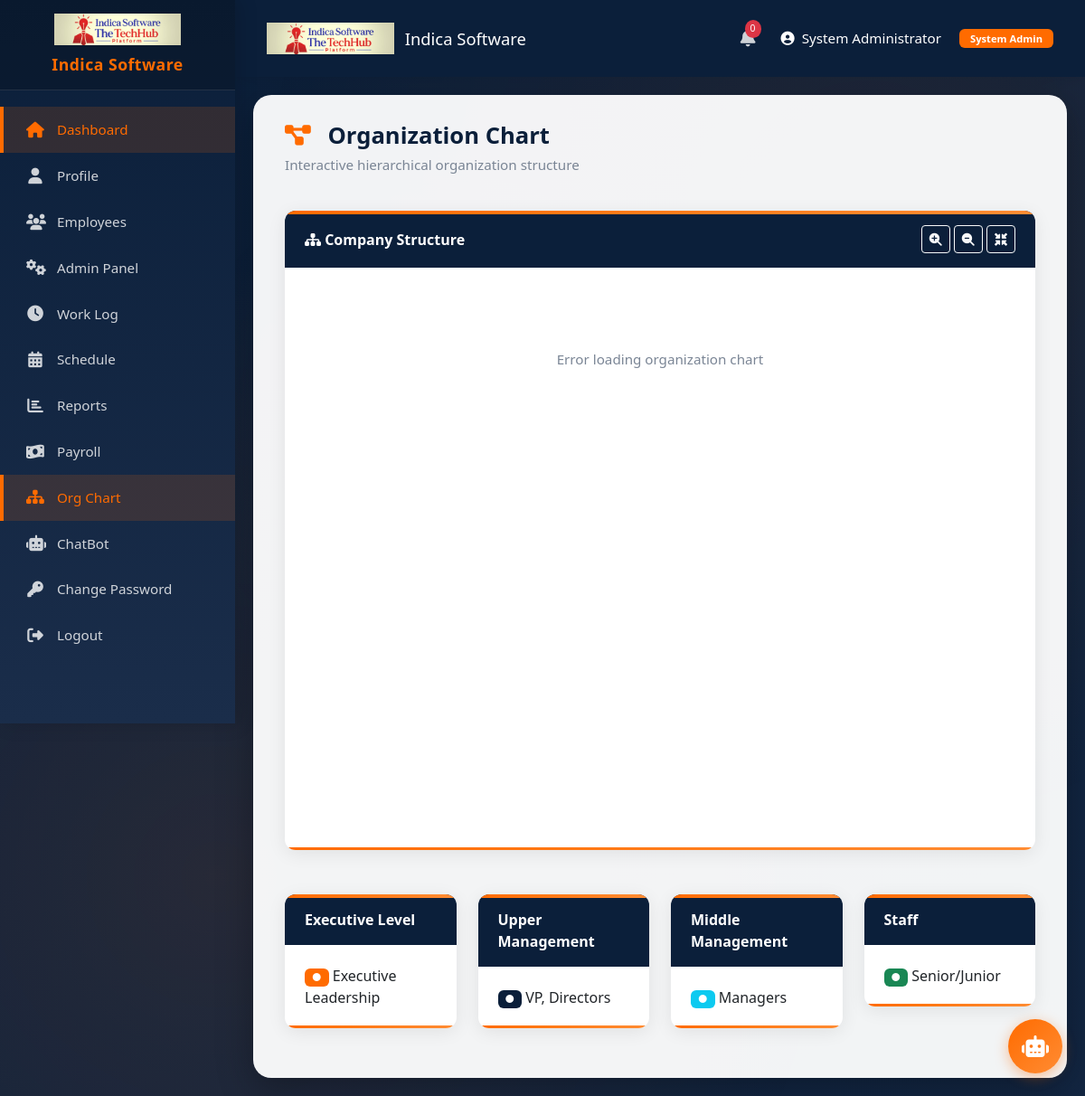
Page /api/dashboard/org-chart/ (signed in) on the committed database.
### apps/employees/models.py (models this page shows, shortened)
class OrganizationSettings(models.Model):
    organization_name = models.CharField(max_length=200, default="IT Org")
    organization_short_name = models.CharField(max_length=50, default="IT Org")
    logo = models.ImageField(upload_to='organization_logos/', blank=True, null=True)
    favicon = models.ImageField(upload_to='organization_logos/', blank=True, null=True)
    primary_color = models.CharField(max_length=7, default="#FF6B00")
    secondary_color = models.CharField(max_length=7, default="#0B1F3A")
    updated_at = models.DateTimeField(auto_now=True)
    class Meta:
        verbose_name = "Organization Settings"
        verbose_name_plural = "Organization Settings"
    @classmethod
    def get_settings(cls):
        settings, created = cls.objects.get_or_create(pk=1, defaults={
            'organization_name': 'IT Tech Organisation Management System',
            'organization_short_name': 'IT Org',
        })
        return settings

### apps/accounts/models.py (models this page shows, shortened)
class CustomUser(AbstractUser):
    USER_TYPE_CHOICES = [
        ('ADMIN', 'System Admin'),
        ('EXECUTIVE', 'Executive'),
        ('MANAGER', 'Manager'),
        ('HR', 'HR'),
        ('EMPLOYEE', 'Employee'),
    ]
    user_type = models.CharField(max_length=20, choices=USER_TYPE_CHOICES, default='EMPLOYEE')
    employee = models.OneToOneField('employees.Employee', on_delete=models.SET_NULL, null=True, blank=True, related_name='auth_user')
    phone = models.CharField(max_length=20, blank=True)
    avatar = models.ImageField(upload_to='avatars/', blank=True, null=True)
    created_at = models.DateTimeField(auto_now_add=True)
    updated_at = models.DateTimeField(auto_now=True)
    class Meta:
        verbose_name = _('user')
        verbose_name_plural = _('users')

### apps/dashboard/web_views.py (the view)
# urls.py: path('org-chart/', org_chart_view, name='org-chart'),
def org_chart_view(request):
    if not request.user.is_authenticated:
        return redirect('login')
    return render(request, 'dashboard/org_chart.html')

### apps/dashboard/context_processors.py (called while the page is built)
def organization_settings(request):
    settings = OrganizationSettings.get_settings()
    return {
        'org_settings': settings,
        'organization_name': settings.organization_name,
        'organization_short_name': settings.organization_short_name,
    }

### templates/dashboard/org_chart.html (shortened to what this page needs)
{% extends 'base.html' %}
{% block content %}
<div class="row mb-4">
    <div class="col-12">
        <h2><i class="fas fa-project-diagram"></i> Organization Chart</h2>
        <p class="text-muted">Interactive hierarchical organization structure</p>
    </div>
</div>
<div class="row mb-4">
    <div class="col-12">
        <div class="card">
            <div class="card-header d-flex justify-content-between align-items-center">
                <span><i class="fas fa-sitemap"></i> Company Structure</span>
                <div>
                    <button class="btn btn-sm btn-outline-light" onclick="zoomIn()">
                        <i class="fas fa-search-plus"></i>
                    </button>
                    <button class="btn btn-sm btn-outline-light" onclick="zoomOut()">
                        <i class="fas fa-search-minus"></i>
                    </button>
                    <button class="btn btn-sm btn-outline-light" onclick="resetZoom()">
                        <i class="fas fa-compress-arrows-alt"></i>
                    </button>
                </div>
            </div>
            <div class="card-body">
                <div id="org-chart" class="org-chart-container"></div>
            </div>
        </div>
    </div>
</div>
<div class="row">
    <div class="col-md-3">
        <div class="card">
            <div class="card-header">Executive Level</div>
            <div class="card-body">
                <span class="badge bg-primary" style="background-color: #FF6B00 !important;">●</span> Executive Leadership
            </div>
        </div>
    </div>
    <div class="col-md-3">
        <div class="card">
            <div class="card-header">Upper Management</div>
            <div class="card-body">
                <span class="badge bg-primary" style="background-color: #0B1F3A !important;">●</span> VP, Directors
            </div>
        </div>
    </div>
    <div class="col-md-3">
        <div class="card">
            <div class="card-header">Middle Management</div>
            <div class="card-body">
                <span class="badge bg-info">●</span> Managers
            </div>
        </div>
    </div>
    <div class="col-md-3">
        <div class="card">
            <div class="card-header">Staff</div>
            <div class="card-body">
                <span class="badge bg-success">●</span> Senior/Junior
            </div>
        </div>
    </div>
</div>
{% endblock %}

### templates/base.html (shortened to what this page needs)
{% load static %}
<!DOCTYPE html>
<html lang="en">
<head>
    <link href="https://cdn.jsdelivr.net/npm/bootstrap@5.3.0/dist/css/bootstrap.min.css" rel="stylesheet">
    <link href="https://cdnjs.cloudflare.com/ajax/libs/font-awesome/6.4.0/css/all.min.css" rel="stylesheet">
    <link rel="stylesheet" href="{% static 'css/styles.css' %}">
</head>
<body>
    {% if user.is_authenticated %}
    <div class="d-flex">
        <nav class="sidebar" id="mainSidebar">
            <div class="brand">
                <div class="brand-logo" id="sidebarLogo">
                    {% if org_settings.logo %}
                        <img src="{{ org_settings.logo.url }}" alt="Logo" id="brandLogoImg" style="max-height: 35px; max-width: 100%; object-fit: contain; display: block;">
                    {% else %}
                        <i class="fas fa-building" id="brandIcon" style="font-size: 1.3rem;"></i>
                    {% endif %}
                </div>
                <span class="brand-text" id="brandText">{{ organization_short_name|default:"IT Org" }}</span>
            </div>
            <nav class="nav flex-column mt-2">
                <a href="{% url 'dashboard' %}" class="nav-item {% if request.path == '/' or 'dashboard' in request.path %}active{% endif %}">
                    <i class="fas fa-home"></i> <span>Dashboard</span>
                </a>
                <a href="{% url 'profile' %}" class="nav-item {% if 'profile' in request.path %}active{% endif %}">
                    <i class="fas fa-user"></i> <span>Profile</span>
                </a>
                {% if user.is_superuser or user.user_type == 'MANAGER' or user.user_type == 'HR' %}
                <a href="{% url 'employee-list-web' %}" class="nav-item {% if 'employees' in request.path %}active{% endif %}">
                    <i class="fas fa-users"></i> <span>Employees</span>
                </a>
                {% endif %}
                {% if user.is_superuser %}
                <a href="{% url 'admin:index' %}" class="nav-item">
                    <i class="fas fa-cogs"></i> <span>Admin Panel</span>
                </a>
                {% endif %}
                <a href="{% url 'worklog' %}" class="nav-item {% if 'worklog' in request.path %}active{% endif %}">
                    <i class="fas fa-clock"></i> <span>Work Log</span>
                </a>
                <a href="{% url 'schedule' %}" class="nav-item {% if 'schedule' in request.path %}active{% endif %}">
                    <i class="fas fa-calendar-alt"></i> <span>Schedule</span>
                </a>
                <a href="{% url 'reports' %}" class="nav-item {% if 'reports' in request.path %}active{% endif %}">
                    <i class="fas fa-chart-bar"></i> <span>Reports</span>
                </a>
                <a href="{% url 'payroll' %}" class="nav-item {% if 'payroll' in request.path %}active{% endif %}">
                    <i class="fas fa-money-bill-wave"></i> <span>Payroll</span>
                </a>
                <a href="{% url 'org-chart' %}" class="nav-item {% if 'org-chart' in request.path %}active{% endif %}">
                    <i class="fas fa-sitemap"></i> <span>Org Chart</span>
                </a>
                <a href="{% url 'chatbot-page' %}" class="nav-item {% if 'chatbot' in request.path %}active{% endif %}">
                    <i class="fas fa-robot"></i> <span>ChatBot</span>
                </a>
                <a href="{% url 'password-change' %}" class="nav-item {% if 'password-change' in request.path %}active{% endif %}">
                    <i class="fas fa-key"></i> <span>Change Password</span>
                </a>
                <a href="#" class="nav-item" onclick="document.getElementById('logout-form').submit()">
                    <i class="fas fa-sign-out-alt"></i> <span>Logout</span>
                </a>
            </nav>
        </nav>
        <div class="main-wrapper">
            <nav class="top-navbar">
                <div class="navbar-brand">
                    <div class="navbar-logo">
                        {% if org_settings.logo %}
                            <img src="{{ org_settings.logo.url }}" alt="Logo" style="max-height: 35px; max-width: 100%; object-fit: contain;">
                        {% else %}
                            <i class="fas fa-building"></i>
                        {% endif %}
                    </div>
                    <span>{{ organization_name|default:"IT Organization Management System" }}</span>
                </div>
                <div class="navbar-actions">
                    <div class="notification-bell" onclick="toggleNotifications()">
                        <i class="fas fa-bell"></i>
                        <span class="notification-badge" id="notificationBadge">0</span>
                    </div>
                    <span class="user-name">
                        <i class="fas fa-user-circle"></i>
                        {{ user.get_full_name|default:user.username }}
                    </span>
                    <span class="badge bg-warning text-dark">{{ user.get_user_type_display }}</span>
                </div>
            </nav>
            <main class="main-content">
                {% block content %}{% endblock %}
            </main>
        </div>
    </div>
    {% else %}
    {% block login_content %}{% endblock %}
    {% endif %}
    <div class="chatbot-toggle" onclick="toggleChatBot()">
        <i class="fas fa-robot"></i>
    </div>
</body>
</html>

### templates/dashboard/org_chart.html (style rules this page uses)
#org-chart { width: 100%; height: 600px; overflow: hidden; cursor: grab; }

### rows in the picture
OrganizationSettings: logo (picture), organization_short_name "Indica Software", organization_name "Indica Software"
CustomUser: get_full_name "System Administrator", user_type "System Admin"
